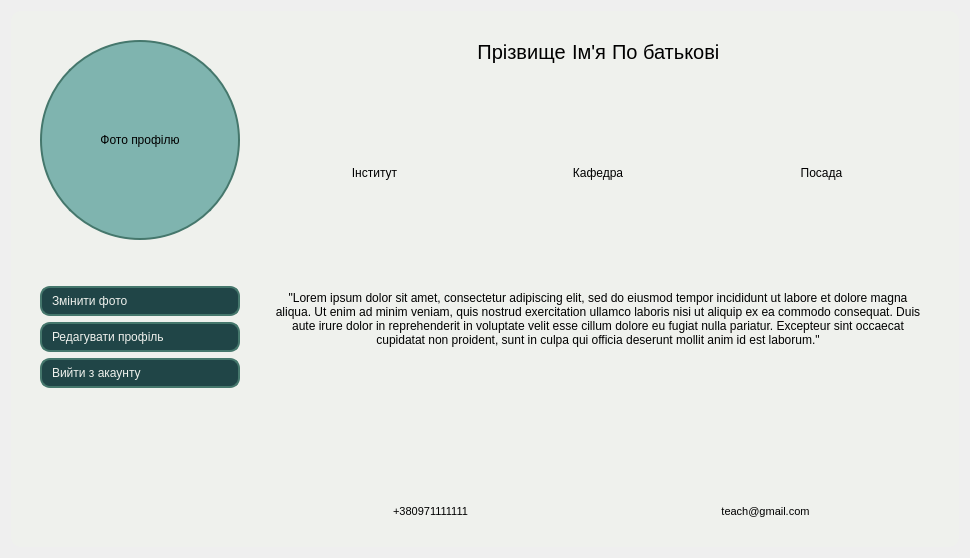
<?xml version="1.0" encoding="UTF-8"?>
<ui version="4.0">
 <class>UserAccountTeacher</class>
 <widget class="QWidget" name="UserAccountTeacher">
  <property name="geometry">
   <rect>
    <x>0</x>
    <y>0</y>
    <width>970</width>
    <height>558</height>
   </rect>
  </property>
  <property name="windowTitle">
   <string>MainWindow</string>
  </property>
  <layout class="QVBoxLayout" name="verticalLayout_2">
   <item>
    <layout class="QHBoxLayout" name="horizontalLayout">
     <item>
      <widget class="QWidget" name="widget" native="true">
       <property name="styleSheet">
        <string notr="true">background-color: rgb(239, 241, 237);
border-radius: 10px;</string>
       </property>
       <layout class="QGridLayout" name="gridLayout">
        <item row="1" column="3">
         <layout class="QVBoxLayout" name="verticalLayout_3">
          <item>
           <layout class="QVBoxLayout" name="verticalLayout_6">
            <item>
             <layout class="QHBoxLayout" name="horizontalLayout_2">
              <property name="topMargin">
               <number>0</number>
              </property>
              <item>
               <spacer name="horizontalSpacer_4">
                <property name="orientation">
                 <enum>Qt::Horizontal</enum>
                </property>
                <property name="sizeHint" stdset="0">
                 <size>
                  <width>40</width>
                  <height>20</height>
                 </size>
                </property>
               </spacer>
              </item>
              <item>
               <widget class="QLabel" name="lastName">
                <property name="font">
                 <font>
                  <pointsize>15</pointsize>
                 </font>
                </property>
                <property name="text">
                 <string>Прізвище</string>
                </property>
                <property name="alignment">
                 <set>Qt::AlignCenter</set>
                </property>
                <property name="textInteractionFlags">
                 <set>Qt::LinksAccessibleByMouse|Qt::TextSelectableByMouse</set>
                </property>
               </widget>
              </item>
              <item>
               <widget class="QLabel" name="firstName">
                <property name="font">
                 <font>
                  <pointsize>15</pointsize>
                 </font>
                </property>
                <property name="text">
                 <string>Ім'я</string>
                </property>
                <property name="textInteractionFlags">
                 <set>Qt::LinksAccessibleByMouse|Qt::TextSelectableByMouse</set>
                </property>
               </widget>
              </item>
              <item>
               <widget class="QLabel" name="patronymic">
                <property name="font">
                 <font>
                  <pointsize>15</pointsize>
                 </font>
                </property>
                <property name="text">
                 <string>По батькові</string>
                </property>
                <property name="textInteractionFlags">
                 <set>Qt::LinksAccessibleByMouse|Qt::TextSelectableByMouse</set>
                </property>
               </widget>
              </item>
              <item>
               <spacer name="horizontalSpacer_5">
                <property name="orientation">
                 <enum>Qt::Horizontal</enum>
                </property>
                <property name="sizeHint" stdset="0">
                 <size>
                  <width>40</width>
                  <height>20</height>
                 </size>
                </property>
               </spacer>
              </item>
             </layout>
            </item>
            <item>
             <spacer name="verticalSpacer_7">
              <property name="orientation">
               <enum>Qt::Vertical</enum>
              </property>
              <property name="sizeType">
               <enum>QSizePolicy::Fixed</enum>
              </property>
              <property name="sizeHint" stdset="0">
               <size>
                <width>20</width>
                <height>10</height>
               </size>
              </property>
             </spacer>
            </item>
            <item>
             <layout class="QGridLayout" name="gridLayout_11">
              <property name="topMargin">
               <number>0</number>
              </property>
              <item row="0" column="2">
               <widget class="QLabel" name="positionImg">
                <property name="minimumSize">
                 <size>
                  <width>0</width>
                  <height>80</height>
                 </size>
                </property>
                <property name="maximumSize">
                 <size>
                  <width>16777215</width>
                  <height>80</height>
                 </size>
                </property>
                <property name="autoFillBackground">
                 <bool>false</bool>
                </property>
                <property name="styleSheet">
                 <string notr="true">image: url(:/icons/position.png);</string>
                </property>
                <property name="text">
                 <string/>
                </property>
                <property name="scaledContents">
                 <bool>false</bool>
                </property>
               </widget>
              </item>
              <item row="0" column="0">
               <widget class="QLabel" name="instituteImg">
                <property name="minimumSize">
                 <size>
                  <width>0</width>
                  <height>80</height>
                 </size>
                </property>
                <property name="maximumSize">
                 <size>
                  <width>16777215</width>
                  <height>80</height>
                 </size>
                </property>
                <property name="styleSheet">
                 <string notr="true">image: url(:/icons/univeristy.png);</string>
                </property>
                <property name="text">
                 <string/>
                </property>
                <property name="scaledContents">
                 <bool>false</bool>
                </property>
                <property name="alignment">
                 <set>Qt::AlignCenter</set>
                </property>
               </widget>
              </item>
              <item row="0" column="1">
               <widget class="QLabel" name="departmentImg">
                <property name="minimumSize">
                 <size>
                  <width>0</width>
                  <height>80</height>
                 </size>
                </property>
                <property name="maximumSize">
                 <size>
                  <width>16777215</width>
                  <height>80</height>
                 </size>
                </property>
                <property name="autoFillBackground">
                 <bool>false</bool>
                </property>
                <property name="styleSheet">
                 <string notr="true">image: url(:/icons/department.png);</string>
                </property>
                <property name="text">
                 <string/>
                </property>
                <property name="scaledContents">
                 <bool>false</bool>
                </property>
                <property name="alignment">
                 <set>Qt::AlignCenter</set>
                </property>
               </widget>
              </item>
              <item row="1" column="0">
               <widget class="QLabel" name="institute">
                <property name="text">
                 <string>Інститут</string>
                </property>
                <property name="alignment">
                 <set>Qt::AlignCenter</set>
                </property>
                <property name="margin">
                 <number>5</number>
                </property>
                <property name="textInteractionFlags">
                 <set>Qt::LinksAccessibleByMouse|Qt::TextSelectableByMouse</set>
                </property>
               </widget>
              </item>
              <item row="1" column="1">
               <widget class="QLabel" name="department">
                <property name="text">
                 <string>Кафедра</string>
                </property>
                <property name="alignment">
                 <set>Qt::AlignCenter</set>
                </property>
                <property name="margin">
                 <number>5</number>
                </property>
                <property name="textInteractionFlags">
                 <set>Qt::LinksAccessibleByMouse|Qt::TextSelectableByMouse</set>
                </property>
               </widget>
              </item>
              <item row="1" column="2">
               <widget class="QLabel" name="position">
                <property name="text">
                 <string>Посада</string>
                </property>
                <property name="alignment">
                 <set>Qt::AlignCenter</set>
                </property>
                <property name="margin">
                 <number>5</number>
                </property>
                <property name="textInteractionFlags">
                 <set>Qt::LinksAccessibleByMouse|Qt::TextSelectableByMouse</set>
                </property>
               </widget>
              </item>
             </layout>
            </item>
            <item>
             <spacer name="verticalSpacer_5">
              <property name="orientation">
               <enum>Qt::Vertical</enum>
              </property>
              <property name="sizeType">
               <enum>QSizePolicy::Fixed</enum>
              </property>
              <property name="sizeHint" stdset="0">
               <size>
                <width>20</width>
                <height>10</height>
               </size>
              </property>
             </spacer>
            </item>
            <item>
             <widget class="QScrollArea" name="scrollArea">
              <property name="frameShadow">
               <enum>QFrame::Plain</enum>
              </property>
              <property name="widgetResizable">
               <bool>true</bool>
              </property>
              <widget class="QWidget" name="scrollAreaWidgetContents">
               <property name="geometry">
                <rect>
                 <x>0</x>
                 <y>0</y>
                 <width>642</width>
                 <height>180</height>
                </rect>
               </property>
               <layout class="QVBoxLayout" name="verticalLayout_7">
                <item>
                 <widget class="QLabel" name="description">
                  <property name="text">
                   <string>&quot;Lorem ipsum dolor sit amet, consectetur adipiscing elit, sed do eiusmod tempor incididunt ut labore et dolore magna aliqua. Ut enim ad minim veniam, quis nostrud exercitation ullamco laboris nisi ut aliquip ex ea commodo consequat. Duis aute irure dolor in reprehenderit in voluptate velit esse cillum dolore eu fugiat nulla pariatur. Excepteur sint occaecat cupidatat non proident, sunt in culpa qui officia deserunt mollit anim id est laborum.&quot;</string>
                  </property>
                  <property name="alignment">
                   <set>Qt::AlignCenter</set>
                  </property>
                  <property name="wordWrap">
                   <bool>true</bool>
                  </property>
                  <property name="textInteractionFlags">
                   <set>Qt::LinksAccessibleByMouse|Qt::TextSelectableByMouse</set>
                  </property>
                 </widget>
                </item>
               </layout>
              </widget>
             </widget>
            </item>
            <item>
             <layout class="QGridLayout" name="gridLayout_5">
              <property name="topMargin">
               <number>0</number>
              </property>
              <item row="1" column="1">
               <widget class="QLabel" name="email">
                <property name="font">
                 <font>
                  <pointsize>8</pointsize>
                 </font>
                </property>
                <property name="text">
                 <string>teach@gmail.com</string>
                </property>
                <property name="alignment">
                 <set>Qt::AlignCenter</set>
                </property>
                <property name="margin">
                 <number>5</number>
                </property>
                <property name="textInteractionFlags">
                 <set>Qt::LinksAccessibleByMouse|Qt::TextSelectableByMouse</set>
                </property>
               </widget>
              </item>
              <item row="0" column="1">
               <widget class="QLabel" name="emailLabel">
                <property name="minimumSize">
                 <size>
                  <width>0</width>
                  <height>50</height>
                 </size>
                </property>
                <property name="maximumSize">
                 <size>
                  <width>16777215</width>
                  <height>50</height>
                 </size>
                </property>
                <property name="styleSheet">
                 <string notr="true">image: url(:/icons/mail.png);</string>
                </property>
                <property name="text">
                 <string/>
                </property>
                <property name="alignment">
                 <set>Qt::AlignCenter</set>
                </property>
               </widget>
              </item>
              <item row="1" column="0">
               <widget class="QLabel" name="phone">
                <property name="font">
                 <font>
                  <pointsize>8</pointsize>
                 </font>
                </property>
                <property name="text">
                 <string>+380971111111</string>
                </property>
                <property name="alignment">
                 <set>Qt::AlignCenter</set>
                </property>
                <property name="margin">
                 <number>5</number>
                </property>
                <property name="textInteractionFlags">
                 <set>Qt::LinksAccessibleByMouse|Qt::TextSelectableByMouse</set>
                </property>
               </widget>
              </item>
              <item row="0" column="0">
               <widget class="QLabel" name="phoneLabel">
                <property name="minimumSize">
                 <size>
                  <width>0</width>
                  <height>50</height>
                 </size>
                </property>
                <property name="maximumSize">
                 <size>
                  <width>16777215</width>
                  <height>50</height>
                 </size>
                </property>
                <property name="styleSheet">
                 <string notr="true">image: url(:/icons/telephone.png);</string>
                </property>
                <property name="text">
                 <string/>
                </property>
                <property name="alignment">
                 <set>Qt::AlignCenter</set>
                </property>
               </widget>
              </item>
             </layout>
            </item>
            <item>
             <layout class="QGridLayout" name="gridLayout_4">
              <property name="topMargin">
               <number>0</number>
              </property>
             </layout>
            </item>
           </layout>
          </item>
         </layout>
        </item>
        <item row="1" column="1">
         <layout class="QVBoxLayout" name="verticalLayout">
          <item>
           <widget class="QLabel" name="photoLabel">
            <property name="sizePolicy">
             <sizepolicy hsizetype="Fixed" vsizetype="Fixed">
              <horstretch>0</horstretch>
              <verstretch>0</verstretch>
             </sizepolicy>
            </property>
            <property name="minimumSize">
             <size>
              <width>200</width>
              <height>200</height>
             </size>
            </property>
            <property name="styleSheet">
             <string notr="true">border-style: solid;
border-width: 2px;
border-color: rgb(69, 119, 108);
border-radius: 100%;
background-color: rgb(127, 180, 175);</string>
            </property>
            <property name="text">
             <string>Фото профілю</string>
            </property>
            <property name="alignment">
             <set>Qt::AlignCenter</set>
            </property>
           </widget>
          </item>
          <item>
           <spacer name="verticalSpacer">
            <property name="orientation">
             <enum>Qt::Vertical</enum>
            </property>
            <property name="sizeType">
             <enum>QSizePolicy::Fixed</enum>
            </property>
            <property name="sizeHint" stdset="0">
             <size>
              <width>20</width>
              <height>40</height>
             </size>
            </property>
           </spacer>
          </item>
          <item>
           <widget class="QPushButton" name="choosePhoto">
            <property name="sizePolicy">
             <sizepolicy hsizetype="Fixed" vsizetype="Fixed">
              <horstretch>0</horstretch>
              <verstretch>0</verstretch>
             </sizepolicy>
            </property>
            <property name="minimumSize">
             <size>
              <width>200</width>
              <height>30</height>
             </size>
            </property>
            <property name="cursor">
             <cursorShape>PointingHandCursor</cursorShape>
            </property>
            <property name="styleSheet">
             <string notr="true">border-radius: 10px;
border-style: solid;
border-color: rgb(69, 119, 108);
border-width: 2px;
background-color: rgb(32, 69, 71);
color: rgb(239, 241, 237);
text-align: left; padding-left: 10px;</string>
            </property>
            <property name="text">
             <string>Змінити фото</string>
            </property>
            <property name="icon">
             <iconset resource="../img/img.qrc">
              <normaloff>:/icons/camera.png</normaloff>:/icons/camera.png</iconset>
            </property>
           </widget>
          </item>
          <item>
           <widget class="QPushButton" name="editAcc">
            <property name="sizePolicy">
             <sizepolicy hsizetype="Fixed" vsizetype="Fixed">
              <horstretch>0</horstretch>
              <verstretch>0</verstretch>
             </sizepolicy>
            </property>
            <property name="minimumSize">
             <size>
              <width>200</width>
              <height>30</height>
             </size>
            </property>
            <property name="cursor">
             <cursorShape>PointingHandCursor</cursorShape>
            </property>
            <property name="styleSheet">
             <string notr="true">border-radius: 10px;
border-style: solid;
border-color: rgb(69, 119, 108);
border-width: 2px;
background-color: rgb(32, 69, 71);
color: rgb(239, 241, 237);
text-align: left; padding-left: 10px;</string>
            </property>
            <property name="text">
             <string>Редагувати профіль</string>
            </property>
            <property name="icon">
             <iconset resource="../img/img.qrc">
              <normaloff>:/icons/edit.png</normaloff>:/icons/edit.png</iconset>
            </property>
           </widget>
          </item>
          <item>
           <widget class="QPushButton" name="logout">
            <property name="sizePolicy">
             <sizepolicy hsizetype="Fixed" vsizetype="Fixed">
              <horstretch>0</horstretch>
              <verstretch>0</verstretch>
             </sizepolicy>
            </property>
            <property name="minimumSize">
             <size>
              <width>200</width>
              <height>30</height>
             </size>
            </property>
            <property name="cursor">
             <cursorShape>PointingHandCursor</cursorShape>
            </property>
            <property name="styleSheet">
             <string notr="true">border-radius: 10px;
border-style: solid;
border-color: rgb(69, 119, 108);
border-width: 2px;
background-color: rgb(32, 69, 71);
color: rgb(239, 241, 237);
text-align: left; padding-left: 10px;</string>
            </property>
            <property name="text">
             <string>Вийти з акаунту</string>
            </property>
            <property name="icon">
             <iconset resource="../img/img.qrc">
              <normaloff>:/icons/exit.png</normaloff>:/icons/exit.png</iconset>
            </property>
           </widget>
          </item>
          <item>
           <spacer name="verticalSpacer_4">
            <property name="orientation">
             <enum>Qt::Vertical</enum>
            </property>
            <property name="sizeHint" stdset="0">
             <size>
              <width>20</width>
              <height>40</height>
             </size>
            </property>
           </spacer>
          </item>
         </layout>
        </item>
        <item row="1" column="4">
         <spacer name="horizontalSpacer_3">
          <property name="orientation">
           <enum>Qt::Horizontal</enum>
          </property>
          <property name="sizeType">
           <enum>QSizePolicy::Fixed</enum>
          </property>
          <property name="sizeHint" stdset="0">
           <size>
            <width>20</width>
            <height>20</height>
           </size>
          </property>
         </spacer>
        </item>
        <item row="0" column="1">
         <spacer name="verticalSpacer_2">
          <property name="orientation">
           <enum>Qt::Vertical</enum>
          </property>
          <property name="sizeType">
           <enum>QSizePolicy::Fixed</enum>
          </property>
          <property name="sizeHint" stdset="0">
           <size>
            <width>20</width>
            <height>20</height>
           </size>
          </property>
         </spacer>
        </item>
        <item row="1" column="2">
         <spacer name="horizontalSpacer_2">
          <property name="orientation">
           <enum>Qt::Horizontal</enum>
          </property>
          <property name="sizeType">
           <enum>QSizePolicy::Fixed</enum>
          </property>
          <property name="sizeHint" stdset="0">
           <size>
            <width>20</width>
            <height>20</height>
           </size>
          </property>
         </spacer>
        </item>
        <item row="2" column="1">
         <spacer name="verticalSpacer_3">
          <property name="orientation">
           <enum>Qt::Vertical</enum>
          </property>
          <property name="sizeType">
           <enum>QSizePolicy::Fixed</enum>
          </property>
          <property name="sizeHint" stdset="0">
           <size>
            <width>20</width>
            <height>20</height>
           </size>
          </property>
         </spacer>
        </item>
        <item row="1" column="0">
         <spacer name="horizontalSpacer">
          <property name="orientation">
           <enum>Qt::Horizontal</enum>
          </property>
          <property name="sizeType">
           <enum>QSizePolicy::Fixed</enum>
          </property>
          <property name="sizeHint" stdset="0">
           <size>
            <width>20</width>
            <height>20</height>
           </size>
          </property>
         </spacer>
        </item>
       </layout>
      </widget>
     </item>
    </layout>
   </item>
  </layout>
 </widget>
 <resources>
  <include location="../img/img.qrc"/>
 </resources>
 <connections/>
</ui>
